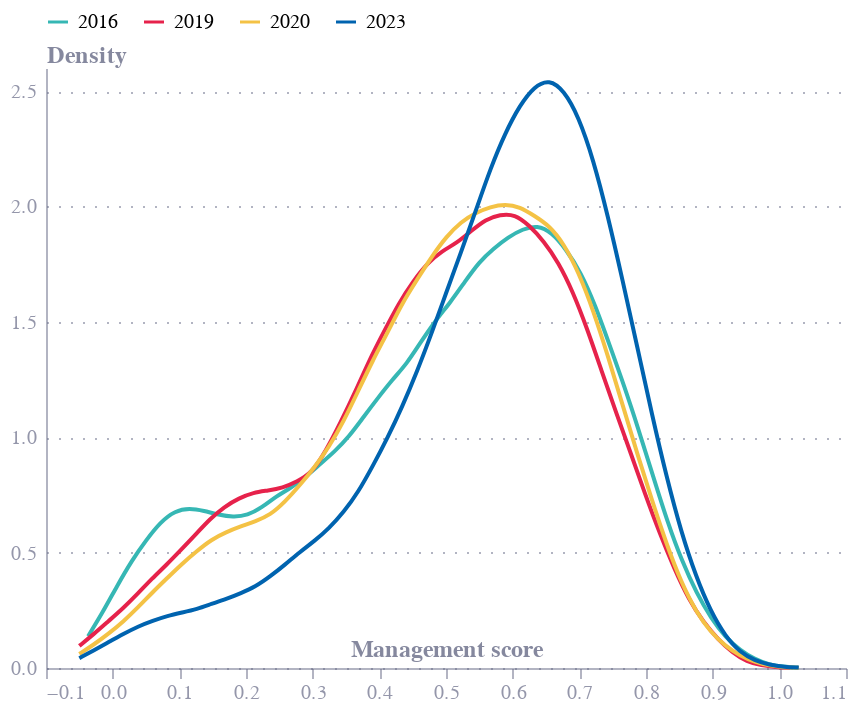

The cell this chart's notebook holds for it:
### Markdown cell above
# Fig 1

### Code cell
df = pd.read_excel("fig1.xlsx", sheet_name="cleaned")
df['date'] = pd.to_datetime(df['date']).dt.strftime('%Y')

base = alt.Chart(df).encode(
    x=alt.X("management_score:Q", title="Management score"),
    y=alt.Y("density:Q", 
            title="Density",
            axis=alt.Axis(
                titleY=0,
                format=".1f")),
        
    color=alt.Color("date:N", title="Date", legend=alt.Legend(
        title=None,
        orient="top",
        legendY=-30
    )),
)

lines = base.mark_line(interpolate="basis")

chart = lines

chart.save("E60_fig1.json")
chart.save("E60_fig1.png", scale_factor=3.0)

chart

### Figure 1 — Vega-Lite specification as saved in the notebook (floating-point values rounded to 4 significant figures; data arrays with more than 128 entries replaced by an {"elided": "..."} marker saying what was removed)
{"config": {"font": "Circular Std", "mark": {"line": {"interpolate": "monotone"}}, "view": {"stroke": "transparent", "width": 400, "height": 300}, "range": {"category": ["#36B7B4", "#E6224B", "#F4C245", "#0063AF", "#00A767", "#179FDB", "#EB5C2E"], "diverging": ["#E6224B", "#E54753", "#C9C9C9", "#179FDB", "#122B39"], "heatmap": ["#C9C9C9", "#179FDB", "#0063AF", "#122B39"], "ordinal": ["#00A767", "#36B7B4", "#179FDB", "#0063AF", "#243B5A"]}, "axisX": {"domainColor": "#676A86", "domainOpacity": 0.5, "grid": false, "labelAngle": 0, "labelColor": "#676A86", "labelOpacity": 0.7, "orient": "bottom", "tickColor": "#676A86", "tickCount": 10, "tickOpacity": 0.5, "title": false, "titleAlign": "center", "titleAnchor": "middle", "titleColor": "#676A86", "titleFontSize": 12, "titleOpacity": 0.8, "titleY": -15}, "axisY": {"domainColor": "#676A86", "domainOpacity": 0.5, "gridColor": "#676A86", "gridDash": [1, 5], "gridOpacity": 0.5, "labelColor": "#676A86", "labelOpacity": 0.7, "labelPadding": 5, "tickColor": "#676A86", "tickCount": 8, "tickOpacity": 0.5, "ticks": false, "titleAlign": "left", "titleAngle": 0, "titleBaseline": "bottom", "titleColor": "#676A86", "titleFontSize": 12, "titleOpacity": 0.8, "titleX": 0, "titleY": -7}}, "data": {"name": "data-5053939c4ec6c3e41ef02c4274c8aa74"}, "mark": {"type": "line", "interpolate": "basis"}, "encoding": {"color": {"field": "date", "legend": {"legendY": -30, "orient": "top", "title": null}, "title": "Date", "type": "nominal"}, "x": {"field": "management_score", "title": "Management score", "type": "quantitative"}, "y": {"axis": {"format": ".1f", "titleY": 0}, "field": "density", "title": "Density", "type": "quantitative"}}, "$schema": "https://vega.github.io/schema/vega-lite/v5.8.0.json", "datasets": {"data-5053939c4ec6c3e41ef02c4274c8aa74": {"elided": "200 records"}}}
